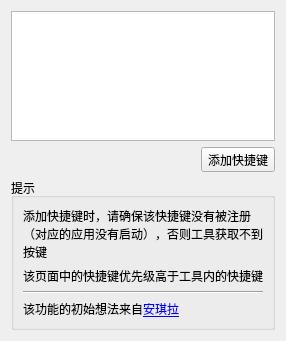
         <widget class="QWidget" name="scrollAreaWidgetContents_15">
          <property name="geometry">
           <rect>
            <x>0</x>
            <y>0</y>
            <width>210</width>
            <height>341</height>
           </rect>
          </property>
          <layout class="QVBoxLayout" name="verticalLayout_49">
           <item>
            <widget class="KeySequenceTableWidget" name="twHotkeyMap"/>
           </item>
           <item>
            <layout class="QHBoxLayout" name="horizontalLayout_12">
             <item>
              <spacer name="horizontalSpacer">
               <property name="orientation">
                <enum>Qt::Orientation::Horizontal</enum>
               </property>
               <property name="sizeHint" stdset="0">
                <size>
                 <width>40</width>
                 <height>20</height>
                </size>
               </property>
              </spacer>
             </item>
             <item>
              <widget class="QToolButton" name="tbHotkeyMapAdd">
               <property name="text">
                <string>添加快捷键</string>
               </property>
              </widget>
             </item>
            </layout>
           </item>
           <item>
            <widget class="QGroupBox" name="groupBox_25">
             <property name="title">
              <string>提示</string>
             </property>
             <layout class="QVBoxLayout" name="verticalLayout_50">
              <item>
               <widget class="QLabel" name="label_60">
                <property name="text">
                 <string>添加快捷键时，请确保该快捷键没有被注册（对应的应用没有启动），否则工具获取不到按键</string>
                </property>
                <property name="wordWrap">
                 <bool>true</bool>
                </property>
               </widget>
              </item>
              <item>
               <widget class="QLabel" name="label_62">
                <property name="text">
                 <string>该页面中的快捷键优先级高于工具内的快捷键</string>
                </property>
               </widget>
              </item>
              <item>
               <widget class="Line" name="line">
                <property name="orientation">
                 <enum>Qt::Orientation::Horizontal</enum>
                </property>
               </widget>
              </item>
              <item>
               <widget class="QLabel" name="label_61">
                <property name="text">
                 <string>该功能的初始想法来自&lt;a href=&quot;https://www.mageangela.cn/&quot;&gt;安琪拉&lt;/a&gt;</string>
                </property>
                <property name="wordWrap">
                 <bool>true</bool>
                </property>
                <property name="openExternalLinks">
                 <bool>true</bool>
                </property>
               </widget>
              </item>
             </layout>
            </widget>
           </item>
          </layout>
         </widget>
